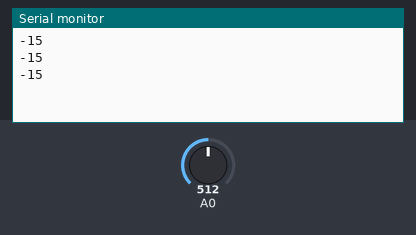
This sketch was run on a simulated Arduino Uno, built with avr-gcc and run on an emulated ATmega328P. Parts: the last lines printed to the serial monitor. The inputs (shaded band) are chosen by the test bench; at power-on: A0 = 512.

Above: at 1.3 s.
1.4 s: A0 set to 716
At 1.9 s:
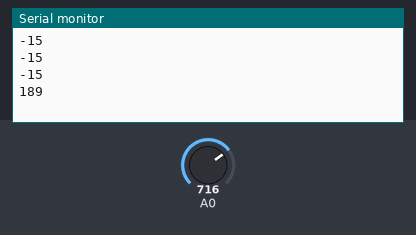
2.9 s: A0 set to 900
At 3.4 s:
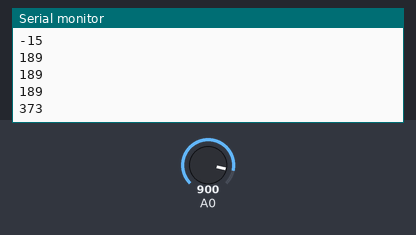
Timing chart, 0 to 5.9 s (numbered marks = the images above; inputs shaded):
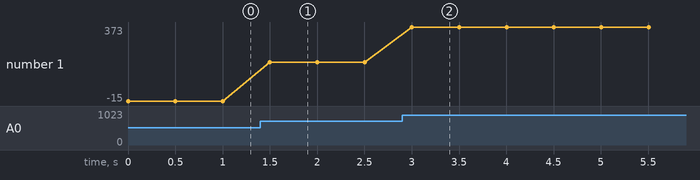

The sketch:

ler_sensor_49e.ino
```cpp
//Sonsor magnetico 49e

void setup() {
  Serial.begin(9600);

}

void loop() {
  int mag = analogRead(A0)-527;

  Serial.println(mag);

  _delay_ms(500);

}
```

Measured:
- after the input at 1.4 s, the serial monitor: prints a new line after 0.10 s (image 1)
- after the input at 2.9 s, the serial monitor: prints a new line after 0.10 s (image 2)
- plotted number 1: -15 → 189 after the input at 1.4 s, 189 → 373 after the input at 2.9 s
